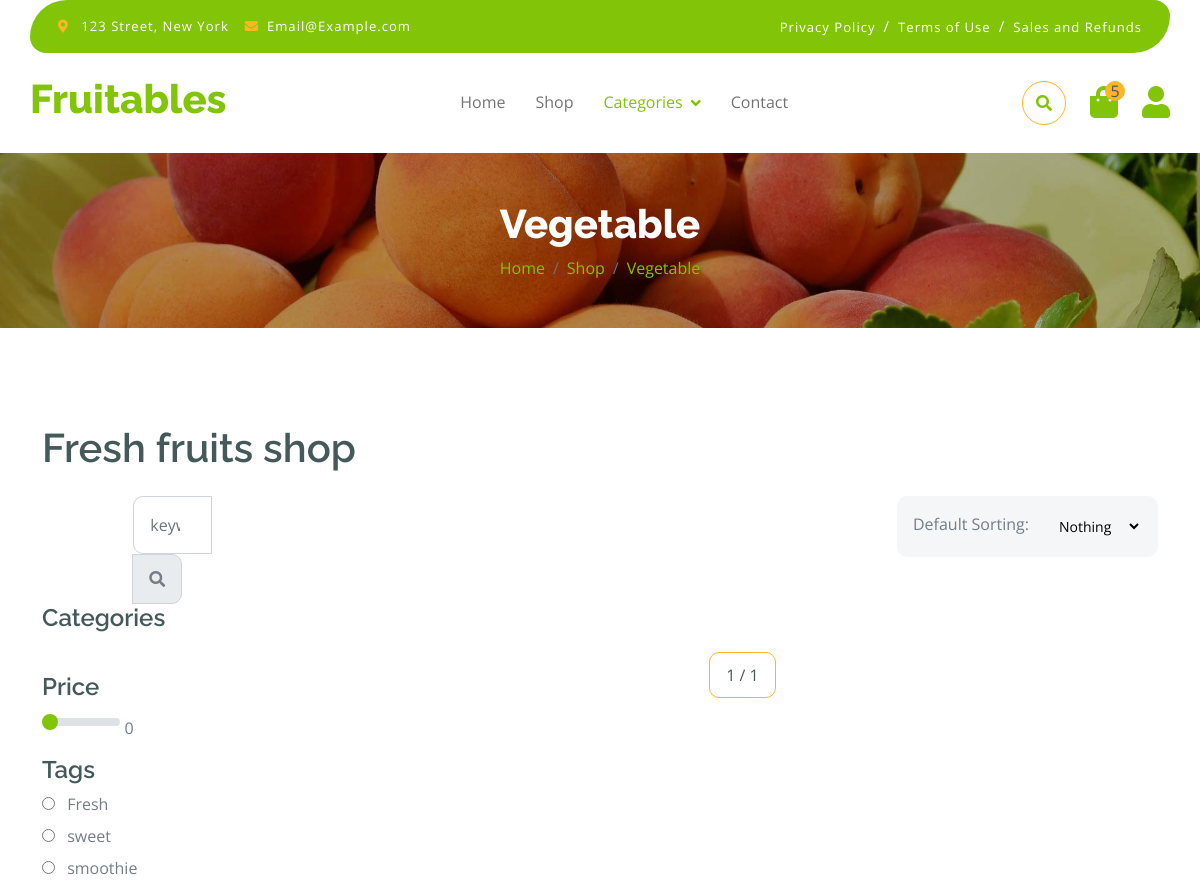
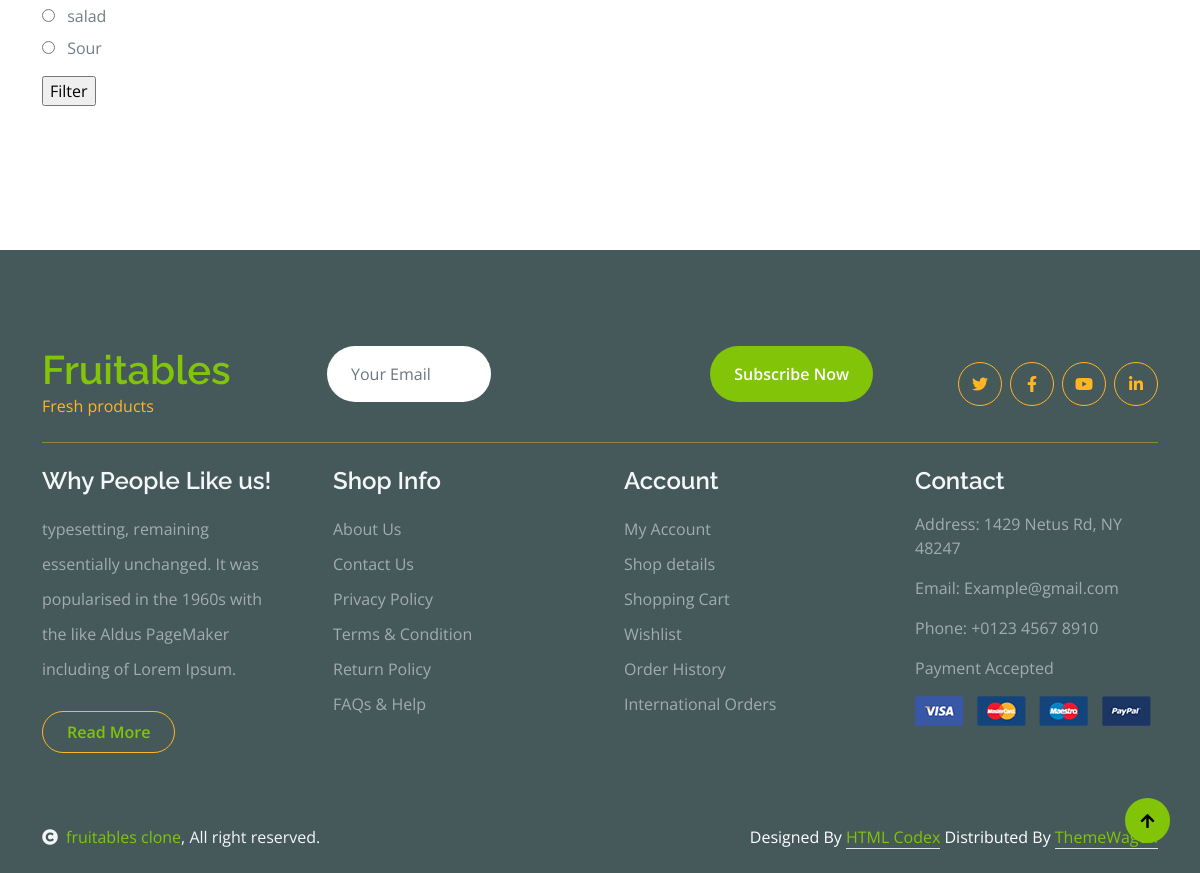
Screenshot of /category/vegetable/ with the database file from the repository (2 pictures, top to bottom).
### store/models.py (models this page shows, shortened)
class Category(models.Model):
    title = models.CharField(max_length=100, unique=True, default="category")
    parent_category = models.ForeignKey('self', on_delete=models.CASCADE,
                                        null=True, blank=True, related_name='parent')

class Tag(models.Model):
    title = models.CharField(max_length=100, unique=True, default="tag")

### store/views.py (the view)
# urls.py: path('category/<slug:slug>/', views.category, name='category'),
def category(request, slug=None):
    if request.method == 'POST':
        add_to_cart(request)
    tag = request.GET.get('tag')
    price = request.GET.get('rangeInput')
    if price is None or int(price) == 0:
        price = 999999999
    context = {'child_categories': [], 'paginator': None, 'tags': [], 'category': ""}
    products = []
    if slug is None:
        cats = Category.objects.prefetch_related('parent')
        products = Product.objects.prefetch_related('tags').filter(price__lte=price).all()
        result = []
        if tag is not None:
            for prod in products:
                tags = prod.tags.all()
                for t in tags:
                    if t.title == tag:
                        result.append(prod)
            products = result
        children = cats.filter(parent_category_id=None).all()
        context['child_categories'] = children
    else:
        cats = Category.objects.prefetch_related('products', 'parent')
        parent_cat = cats.get(title=slug)
        context['category'] = parent_cat.title
        cat_id = parent_cat.id
        children = cats.filter(parent_category_id=cat_id)
        context['child_categories'] = children
        cats_queue = [slug]
        for prod in parent_cat.products.filter(price__lte=price).all():
            products.append(prod)
        while len(cats_queue) > 0:
            cat = cats_queue.pop(0)
            cat_id = cats.filter(title=cat).first().id
            children = cats.filter(parent_category_id=cat_id)
            for child in children:
                prods = child.products.filter(price__lte=price).all()
                for prod in prods:
                    if prod not in products:
                        products.append(prod)
                cats_queue.append(child.title)
    tags = Tag.objects.all()
    paginator = Paginator(products, 10)
    page_number = request.GET.get('page')
    if page_number is None:
        page_number = 1
    page_obj = paginator.get_page(page_number)
    context['paginator'] = page_obj
    context['tags'] = tags
    cart, created = Cart.objects.prefetch_related('items').get_or_create(id=1)
    if not created:
        context['items_in_cart'] = len(list(cart.items.all()))
    else:
        context['items_in_cart'] = 0
    return render(request, 'category.html', context)

### store/templates/category.html (shortened to what this page needs)
{% extends 'base.html' %}
{% block products_in_cart %}
    {{ items_in_cart }}
{% endblock %}
{% block content %}
        {% include 'single_page_header.html' with title=category.title %}
        <div class="container-fluid fruite py-5">
            <div class="container py-5">
                <h1 class="mb-4">Fresh fruits shop</h1>
                <div class="row g-4">
                    <div class="col-lg-12">
                        <div class="row g-4">
                            <div class="col-xl-3">
                                <div class="input-group w-100 mx-auto d-flex">
                                    <input type="search" class="form-control p-3" placeholder="keywords" aria-describedby="search-icon-1">
                                    <span id="search-icon-1" class="input-group-text p-3"><i class="fa fa-search"></i></span>
                                </div>
                            </div>
                            <div class="col-6"></div>
                            <div class="col-xl-3">
                                <div class="bg-light ps-3 py-3 rounded d-flex justify-content-between mb-4">
                                    <label for="fruits">Default Sorting:</label>
                                    <select id="fruits" name="fruitlist" class="border-0 form-select-sm bg-light me-3" form="fruitform">
                                        <option value="volvo">Nothing</option>
                                    </select>
                                </div>
                            </div>
                        </div>
                        <div class="row g-4">
                            <div class="col-lg-3">
                                <div class="row g-4">
                                    <div class="col-lg-12">
                                        <div class="mb-3">
                                            <h4>Categories</h4>
                                        </div>
                                    </div>
                                    <div class="col-lg-12">
                                        <form id="form" action="/category/{{ category.title.lower }}" method="get">
                                            <div class="col-lg-12">
                                                <div class="mb-3">
                                                    <h4 class="mb-2">Price</h4>
                                                    <input type="range" class="form-range w-100" id="rangeInput" name="rangeInput" min="0" max="100" value="0" oninput="amount.value=rangeInput.value">
                                                    <output id="amount" name="amount" min-velue="0" max-value="100" for="rangeInput">0</output>
                                                </div>
                                            </div>
                                            <div class="col-lg-12">
                                                <div class="mb-3">
                                                    <h4>Tags</h4>
                                                    {% for tag in tags %}
                                                        <div class="mb-2">
                                                            <input type="radio" class="me-2" id="Categories-5" name="tag" value="{{ tag.title }}">
                                                            <label for="Categories-5"> {{ tag.title }}</label>
                                                        </div>
                                                    {% endfor %}
                                                </div>
                                            </div>
                                            <input type="submit" value="Filter">
                                        </form>
                                    </div>
                                </div>
                            </div>
                            <div class="col-lg-9">
                                <div class="row g-4 justify-content-center">
                                    <div class="col-12">
                                        <div class="pagination d-flex justify-content-center mt-5">
                                            <a class="rounded current"> {{ paginator.number }} / {{ paginator.paginator.num_pages }}</a>
                                        </div>
                                    </div>
                                </div>
                            </div>
                        </div>
                    </div>
                </div>
            </div>
        </div>
{% endblock content %}

### store/templates/single_page_header.html
<div class="container-fluid page-header py-5">
    <h1 class="text-center text-white display-6">{{ title }}</h1>
    <ol class="breadcrumb justify-content-center mb-0">
        <li class="breadcrumb-item"><a href="/">Home</a></li>
        <li class="breadcrumb-item"><a href="/category">Shop</a></li>
        <li class="breadcrumb-item active text-white"><a href="/category/{{ title.lower }}">{{ title }}</a></li>
    </ol>
</div>

### static/css/style.css (style rules this page uses)
.page-header { position: relative; background: linear-gradient(rgba(0, 0, 0, 0.3), rgba(0, 0, 0, 0.3)), url(../img/cart-page-header-img.jpg); background-position: center center; background-repeat: no-repeat; background-size: cover; }
@media (min-width: 992px) { .hero-header, .page-header { margin-top: 152px !important; } }
.pagination { display: inline-block; }
.pagination a { color: var(--bs-dark); padding: 10px 16px; text-decoration: none; transition: 0.5s; border: 1px solid var(--bs-secondary); margin: 0 4px; }

### rows the page displays
Category: title "Vegetable"
Tag: title "Fresh"
Tag: title "sweet"
Tag: title "smoothie"
Tag: title "salad"
Tag: title "Sour"

### other values shown
{{ items_in_cart }} "5"
{{ paginator.number }} "1"
{{ paginator.paginator.num_pages }} "1"
